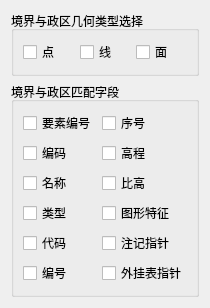
           <widget class="QWidget" name="tab_Layer_K">
            <attribute name="title">
             <string>境界与政区</string>
            </attribute>
            <layout class="QGridLayout" name="gridLayout_48">
             <item row="0" column="0">
              <widget class="QGroupBox" name="groupBox_K_GeoType">
               <property name="title">
                <string>境界与政区几何类型选择</string>
               </property>
               <layout class="QGridLayout" name="gridLayout_32">
                <item row="0" column="0">
                 <widget class="QCheckBox" name="checkBox_Point_K">
                  <property name="text">
                   <string>点</string>
                  </property>
                 </widget>
                </item>
                <item row="0" column="1">
                 <widget class="QCheckBox" name="checkBox_Line_K">
                  <property name="text">
                   <string>线</string>
                  </property>
                 </widget>
                </item>
                <item row="0" column="2">
                 <widget class="QCheckBox" name="checkBox_Polygon_K">
                  <property name="text">
                   <string>面</string>
                  </property>
                 </widget>
                </item>
               </layout>
              </widget>
             </item>
             <item row="1" column="0">
              <widget class="QGroupBox" name="groupBox_K">
               <property name="minimumSize">
                <size>
                 <width>0</width>
                 <height>0</height>
                </size>
               </property>
               <property name="title">
                <string>境界与政区匹配字段</string>
               </property>
               <layout class="QGridLayout" name="gridLayout_17">
                <item row="0" column="0">
                 <widget class="QCheckBox" name="checkBox_YaoSuBianHao_K">
                  <property name="text">
                   <string>要素编号</string>
                  </property>
                 </widget>
                </item>
                <item row="0" column="1">
                 <widget class="QCheckBox" name="checkBox_XuHao_K">
                  <property name="text">
                   <string>序号</string>
                  </property>
                 </widget>
                </item>
                <item row="1" column="0">
                 <widget class="QCheckBox" name="checkBox_BianMa_K">
                  <property name="text">
                   <string>编码</string>
                  </property>
                 </widget>
                </item>
                <item row="1" column="1">
                 <widget class="QCheckBox" name="checkBox_GaoCheng_K">
                  <property name="text">
                   <string>高程</string>
                  </property>
                 </widget>
                </item>
                <item row="2" column="0">
                 <widget class="QCheckBox" name="checkBox_MingCheng_K">
                  <property name="text">
                   <string>名称</string>
                  </property>
                 </widget>
                </item>
                <item row="2" column="1">
                 <widget class="QCheckBox" name="checkBox_BiGao_K">
                  <property name="text">
                   <string>比高</string>
                  </property>
                 </widget>
                </item>
                <item row="3" column="0">
                 <widget class="QCheckBox" name="checkBox_LeiXing_K">
                  <property name="text">
                   <string>类型</string>
                  </property>
                 </widget>
                </item>
                <item row="3" column="1">
                 <widget class="QCheckBox" name="checkBox_TuXingTeZheng_K">
                  <property name="text">
                   <string>图形特征</string>
                  </property>
                 </widget>
                </item>
                <item row="4" column="0">
                 <widget class="QCheckBox" name="checkBox_DaiMa_K">
                  <property name="text">
                   <string>代码</string>
                  </property>
                 </widget>
                </item>
                <item row="4" column="1">
                 <widget class="QCheckBox" name="checkBox_ZhuJiZhiZhen_K">
                  <property name="text">
                   <string>注记指针</string>
                  </property>
                 </widget>
                </item>
                <item row="5" column="0">
                 <widget class="QCheckBox" name="checkBox_BianHao_K">
                  <property name="text">
                   <string>编号</string>
                  </property>
                 </widget>
                </item>
                <item row="5" column="1">
                 <widget class="QCheckBox" name="checkBox_WaiGuaBiaoZhiZhen_K">
                  <property name="text">
                   <string>外挂表指针</string>
                  </property>
                 </widget>
                </item>
               </layout>
              </widget>
             </item>
            </layout>
           </widget>
